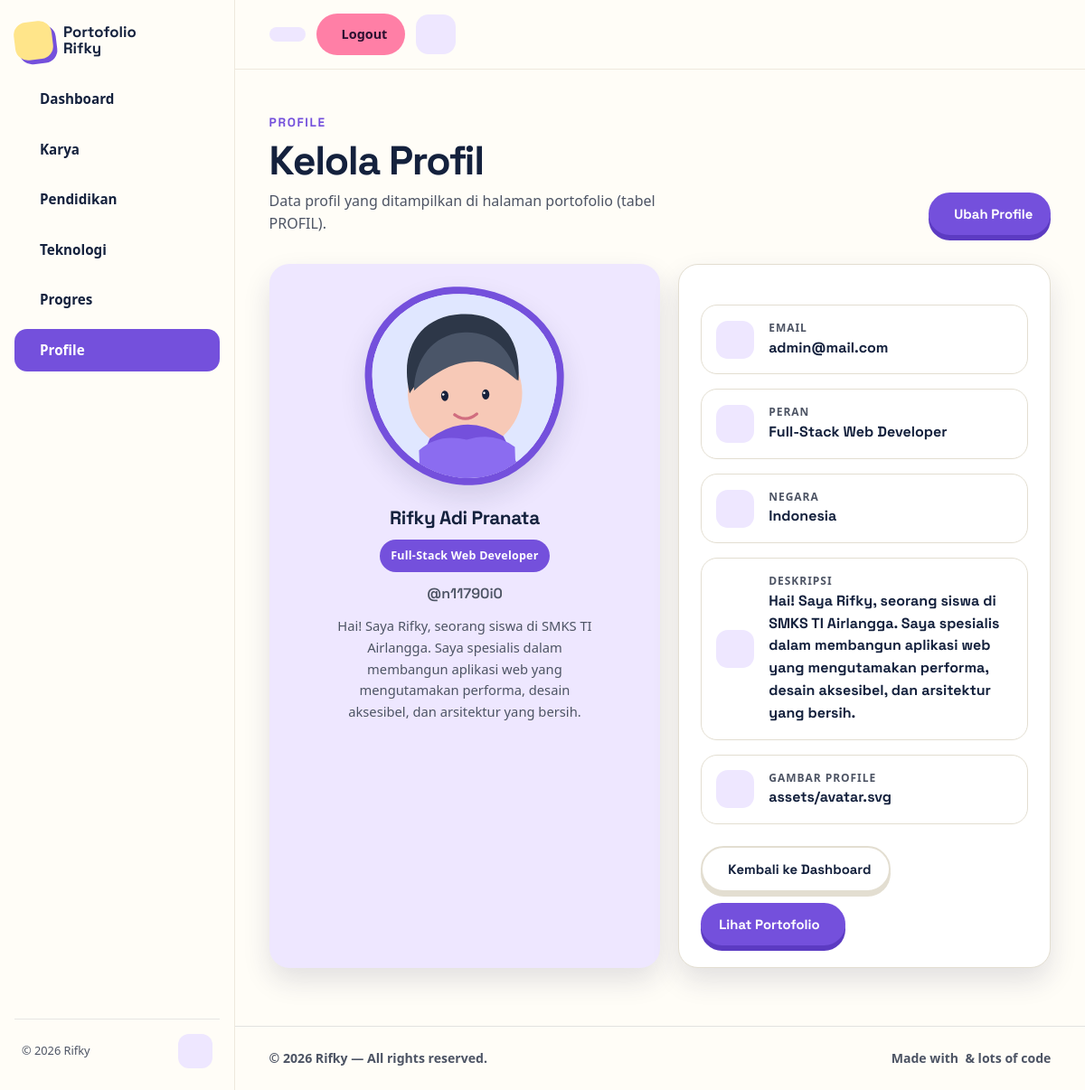
Page /admin/profile.php (signed in) on the committed database.
### tables this page shows
CREATE TABLE IF NOT EXISTS profile (
    id TINYINT UNSIGNED PRIMARY KEY DEFAULT 1,
    full_name VARCHAR(150) NOT NULL,
    username VARCHAR(100) NOT NULL DEFAULT '',
    email VARCHAR(150) NOT NULL DEFAULT '',
    bio TEXT,
    role VARCHAR(150) NOT NULL DEFAULT '',
    country VARCHAR(100) NOT NULL DEFAULT '',
    profile_image VARCHAR(255) NOT NULL DEFAULT ''
);

### admin/profile.php (the view, shortened to what this page needs)
<?php
require __DIR__ . '/../config/database.php';
try {
    $profileRow = $pdo->query('SELECT * FROM profile WHERE id = 1')->fetch();
} catch (Exception $e) {
    $profileRow = false;
    $_SESSION['flash'] = 'Database belum tersambung. Isi kredensial dulu (lihat .env.example).';
}
require __DIR__ . '/../includes/header.php';
?>
<div class="container">
  <div class="page-head">
    <div>
      <div class="eyebrow"><i class="ph ph-user" aria-hidden="true"></i> Profile</div>
      <h1>Kelola Profil</h1>
      <p>Data profil yang ditampilkan di halaman portofolio (tabel PROFIL).</p>
    </div>
    <div class="actions">
      <button
        class="btn btn-primary js-open-modal"
        data-open="profileFormModal"
        data-title="Ubah Profile"
        data-prefill='<?= htmlspecialchars(json_encode([
            'full_name'     => $profileRow['full_name'],
            'username'      => $profileRow['username'],
            'email'         => $profileRow['email'],
            'bio'           => $profileRow['bio'],
            'role'          => $profileRow['role'],
            'country'       => $profileRow['country'],
            'profile_image' => $profileRow['profile_image'],
        ])) ?>'
        type="button">
        Ubah Profile
      </button>
    </div>
  </div>
  <div class="profile">
    <div class="card card--lavender">
      <div class="profile-avatar">
      </div>
      <div class="profile-title">
        <h2><?= htmlspecialchars($profileRow['full_name']) ?></h2>
        <span class="badge badge--purple"><?= htmlspecialchars($profileRow['role']) ?></span>
        <p class="profile-username"><?= htmlspecialchars($profileRow['username']) ?></p>
        <p class="profile-bio"><?= htmlspecialchars($profileRow['bio']) ?></p>
      </div>
    </div>
    <div class="card">
      <div class="profile-list">
        <div class="profile-item">
          <div class="item-icon"><i class="ph ph-envelope-simple"></i></div>
          <div>
            <span class="item-label">Email</span>
            <span class="item-value"><?= htmlspecialchars($profileRow['email']) ?></span>
          </div>
        </div>
        <div class="profile-item">
          <div class="item-icon"><i class="ph ph-user-gear"></i></div>
          <div>
            <span class="item-label">Peran</span>
            <span class="item-value"><?= htmlspecialchars($profileRow['role']) ?></span>
          </div>
        </div>
        <div class="profile-item">
          <div class="item-icon"><i class="ph ph-map-pin"></i></div>
          <div>
            <span class="item-label">Negara</span>
            <span class="item-value"><?= htmlspecialchars($profileRow['country']) ?></span>
          </div>
        </div>
        <div class="profile-item">
          <div class="item-icon"><i class="ph ph-quotes"></i></div>
          <div>
            <span class="item-label">Deskripsi</span>
            <span class="item-value"><?= htmlspecialchars($profileRow['bio']) ?></span>
          </div>
        </div>
        <div class="profile-item">
          <div class="item-icon"><i class="ph ph-image-square"></i></div>
          <div>
            <span class="item-label">Gambar Profile</span>
            <span class="item-value"><?= htmlspecialchars($profileRow['profile_image']) ?></span>
          </div>
        </div>
      </div>
      <div class="actions">
        <a href="dashboard.php" class="btn btn-secondary">
          Kembali ke Dashboard
        </a>
        <a href="../index.php" class="btn btn-primary">
          Lihat Portofolio <i class="ph ph-arrow-right"></i>
        </a>
      </div>
    </div>
  </div>
</div>
<?php require __DIR__ . '/../includes/footer.php'; ?>

### css/tokens.css (style rules this page uses)
:root { --cream: #fffdf7; --card: #ffffff; --card-bg: #ffffff; --ink: #14213d; --muted: #5f6572; --purple: #7450dc; --purple-dark: #5c3bc2; --yellow: #ffe58a; --pink: #ff7fa6; --lavender: #eee7ff; --mint: #dff7ee; --border: #e8e4da; --card-border: #e3ded1; --shadow: 0 14px 30px rgba(34, 30, 74, 0.13); --accent-fg: #ffffff; --sp-1: 4px; --sp-2: 8px; --sp-3: 12px; --sp-4: 16px; --sp-5: 20px; --sp-6: 24px; --sp-8: 32px; --sp-10: 40px; --sp-12: 48px; --sp-14: 56px; --sp-16: 64px; color-scheme: light; }

### rows in the picture
profile: full_name "Rifky Adi Pranata", role "Full-Stack Web Developer", username "@n11790i0", bio "Hai! Saya Rifky, seorang siswa di SMKS TI Airlangga. Saya spesialis dalam membangun aplikasi web yang mengutamakan performa, desain aksesibel, dan arsitektur yang bersih.", email "admin@mail.com", country "Indonesia", profile_image "assets/avatar.svg"

### other values in the picture
$item['label'] "Dashboard"
$item['label'] "Karya"
$item['label'] "Pendidikan"
$item['label'] "Teknologi"
$item['label'] "Progres"
$item['label'] "Profile"
